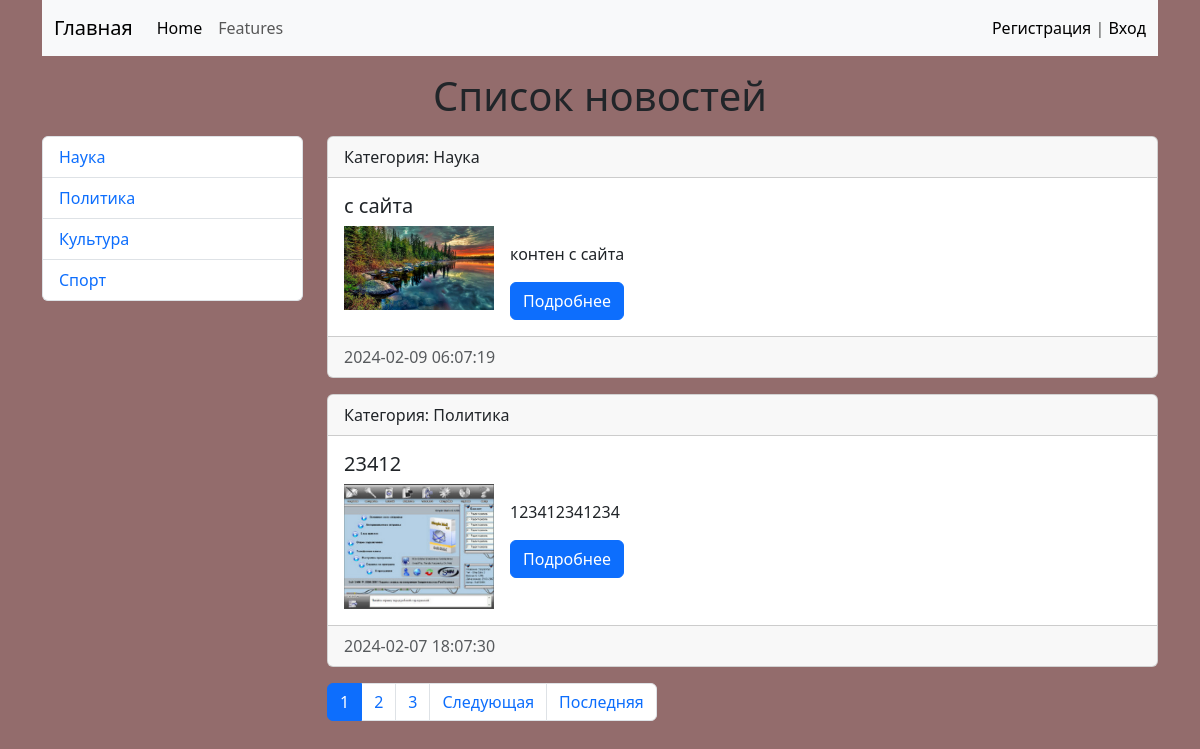
The page / on the database its author committed.
### news/models.py (models this page shows, shortened)
class Category(models.Model):
    title = models.CharField(max_length=150, verbose_name='Категория')
    class Meta:
        verbose_name = 'Категория'
        verbose_name_plural = 'Категории'
    def get_absolute_url(self):
        return reverse('category', kwargs={'category_id': self.pk})

class News(models.Model):
    title = models.CharField(max_length=150, verbose_name='Новости')
    content = models.TextField(verbose_name='Контент')
    photo = models.ImageField(upload_to='photo/%Y/%m/%d', blank=True, verbose_name='Фото')
    created_at = models.DateTimeField(auto_now_add=True, verbose_name='Дата публикации')
    updated_at = models.DateTimeField(auto_now=True, verbose_name='Дата изменения')
    is_published = models.BooleanField(default=True, verbose_name='Опубликовано')
    category = models.ForeignKey('Category', on_delete=models.PROTECT, verbose_name='Категория')
    class Meta:
        verbose_name = 'Новость'
        verbose_name_plural = 'Новости'
        ordering = ['-created_at']
    def get_absolute_url(self):
        return reverse('news_view', kwargs={'pk': self.pk})

### news/views.py (the view)
# urls.py: path('', HomeNews.as_view(), name='home'),
class HomeNews(ListView):
    model = News
    context_object_name = 'news'
    template_name = 'news/index.html'
    paginate_by = 2
    def get_queryset(self):
        return News.objects.filter(is_published=True)

### news/templatetags/category_list.py (called while the page is built)
@register.inclusion_tag('news/inc/_sidebar.html')
def load_category_list():
    return {'categories': Category.objects.all()}

### news/templates/news/index.html
{% extends 'base.html' %}
{% block content %}
    {% include 'news/inc/_content.html' %}
{% endblock %}

### templates/base.html (shortened to what this page needs)
<!doctype html>
{% load static %}
{% load category_list %}
<html lang="en">
<head>
    <link href="{% static 'bootstrap/dist/css/bootstrap.min.css' %}" rel="stylesheet">
    <link href="{% static 'css/style.css' %}" rel="stylesheet">
</head>
<body>
<div class="container">
    {% block nav %}
         {% include 'news/inc/_navbar.html' %}
    {% endblock %}
    <h1 class="text-center mt-3 mb-3">
        {% block title %}
            Список новостей
        {% endblock %}
    </h1>
    <div class="row">
        <div class="col-md-3">
            {% block sidebar %}
            {% load_category_list %}
            {% endblock %}
        </div>
        <div class="col-md-9">
            {% block content %}
            {% endblock %}
            {% block pagination %}
            {% include 'news/inc/_pagination.html' %}
        {% endblock %}
        </div>
    </div>
</div>
</body>
</html>

### news/templates/news/inc/_navbar.html (shortened to what this page needs)
<nav class="navbar navbar-expand-lg bg-body-tertiary">
    <div class="container-fluid">
        <a class="navbar-brand" href="{% url 'home' %}">Главная</a>
        <div class="collapse navbar-collapse" id="navbarNavAltMarkup">
            <ul class="navbar-nav me-auto mb-2 mb-lg-0">
                <div class="navbar-nav">
                    <a class="nav-link active" aria-current="page" href="#">Home</a>
                    <a class="nav-link" href="#">Features</a>
                </div>
            </ul>
           <span class="navbar-text">
          {% if user.is_authenticated %}
               Добро пожаловать, <strong>{{user}}</strong> | <a href="{% url 'logout' %}">Выход</a>
          {% else %}
                <a href="{% url 'register' %}">Регистрация</a> | <a href="{% url 'login' %}">Вход</a>
          {% endif %}
            </span>
        </div>
    </div>
</nav>

### news/templates/news/inc/_sidebar.html
<ul class="list-group">
    {% for item in categories %}
        <li class="list-group-item"><a href="{{ item.get_absolute_url }}">{{ item.title }}</a> </li>
    {% endfor %}
</ul>

### news/templates/news/inc/_content.html
{% for item in news %}
<div class="card mb-3">
    <div class="card-header">
        Категория: {{ item.category.title }}
    </div>
    <div class="card-body">
        <h5 class="card-title">{{ item.title }}</h5>
        <div class="d-flex">
            <div class="flex-shrink-0">
                {% if item.photo %}
                <img src="{{ item.photo.url }}" alt="..." width="150">
                {% else %}
                <img src="https://picsum.photos/150/" alt="..." width="150">
                {% endif %}
            </div>
            <div class="flex-grow-1 ms-3">
                <p class="card-text">{{ item.content | linebreaks | truncatewords:50  }}</p>
                 <a href="{{ item.get_absolute_url }}" class="btn btn-primary">Подробнее</a>
            </div>
        </div>
    </div>
    <div class="card-footer text-body-secondary">
        {{ item.created_at| date:"Y-m-d H:i:s" }}
    </div>
</div>
{% endfor %}

### news/templates/news/inc/_pagination.html (shortened to what this page needs)
 {% if page_obj.has_other_pages %}
        <nav aria-label="Page navigation example">
            <ul class="pagination">
                {% for p in page_obj.paginator.page_range %}
                    {% if p == page_obj.number %}
                        <li class="page-item active" aria-current="page"><a class="page-link" href="?page={{ p }}">{{ p }}</a></li>
                    {% elif p >= page_obj.number|add:-2 and p <= page_obj.number|add:2 %}
                        <li class="page-item"><a class="page-link" href="?page={{ p }}">{{ p }}</a></li>
                    {% endif %}
                {% endfor %}
                 {% if page_obj.has_next %}
                    <li class="page-item"> <a class="page-link" href="?page={{ page_obj.next_page_number }}">Следующая</a></li>
                    <li class="page-item"> <a class="page-link" href="?page={{ page_obj.paginator.num_pages }}">Последняя</a></li>
                 {% endif %}
            </ul>
        </nav>
 {% endif %}

### mysite/static/css/style.css (style rules this page uses)
body { background-color: #936c6c; }
a:link { text-decoration:none; }

### rows shown on the page
Category: title "Наука"
Category: title "Политика"
Category: title "Культура"
Category: title "Спорт"
News: category "Наука", title "c сайта", photo (picture), content "контен с сайта", created_at "2024-02-09 06:07:19"
News: category "Политика", title "23412", photo (picture), content "123412341234", created_at "2024-02-07 18:07:30"

### other values the page prints
{{ p }} "1"
{{ p }} "2" "3"
